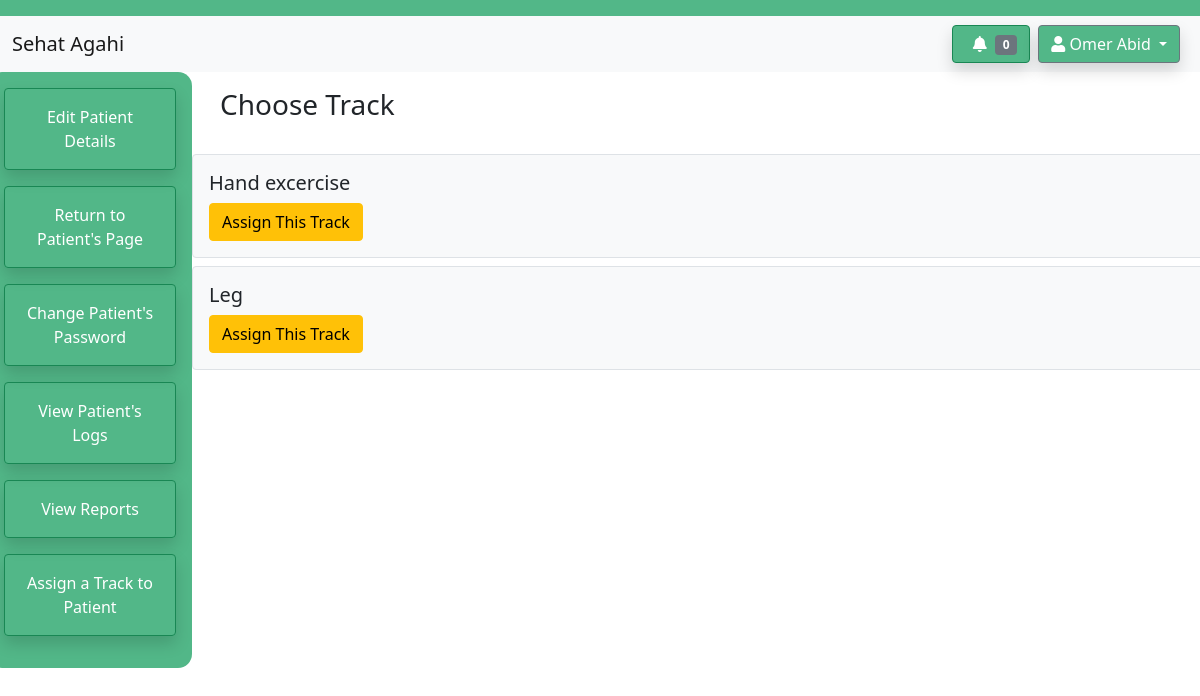
Page /sehatagahiapp/patient/2/choose-track (signed in) on the earlier database version.
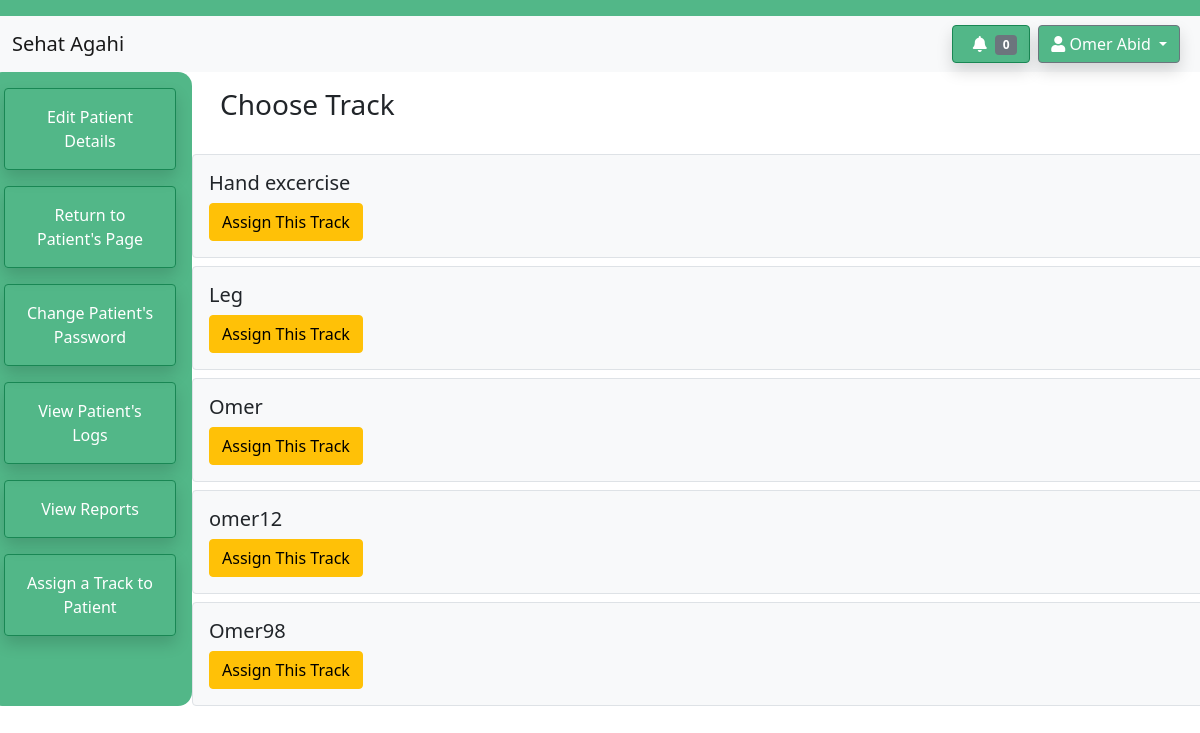
Same page on the later database version.
### sehatagahiapp/models.py (models this page shows)
class Track(models.Model):
    user_ID = models.ForeignKey(Therapist, on_delete=models.SET_NULL, null=True, related_name="Track")
    Name = models.CharField(max_length=64)
    Items = models.ManyToManyField(Item)

### sehatagahiapp/views.py (the view)
# urls.py: path("patient/<int:patient_pk>/choose-track", views.getTracksToAssign, name="choose-track"),
@login_required
def getTracksToAssign(request, patient_pk):
    therapist = request.user.getTherapist()
    patient = get_object_or_404(Patient, pk=patient_pk)
    all_tracks = Track.objects.all()
    context = {
        'heading': "Choose Track",
        'name': therapist.Name,
        'sidebarOptions': therapistPatientOptions,
        'tracks' : all_tracks,
        'patient' : patient,
        'nUnread': therapist.getNumberOfUnreadLogs()
    }
    return render(request, 'sehatagahiapp/therapist-choose-track.html', context)

### sehatagahiapp/models.py (called while the page is built)
    def  getTherapist(self):
        if  self.is_therapist:
            allTherapists = Therapist.objects.all()
            for therapist in allTherapists:
                if therapist.user == self:
                    return therapist
            return None
        return None

    def getMyPatients(self):
        allPatients = Patient.objects.all()
        myPatients = []
        for patient in allPatients:
            if patient.Therapist == self:
                myPatients.append(patient)
        return myPatients

    def getNumberOfUnreadLogs(self):
        patientList = self.getMyPatients()
        logs = PatientLog.objects.filter(user_ID__in=patientList,isRead = False)
        nUnreadLogs = logs.count()
        return nUnreadLogs

### sehatagahiapp/templates/sehatagahiapp/therapist-choose-track.html
{% extends 'sehatagahiapp/dashboard-outline.html' %}
{% block notification %}
    <a href="{% url 'view-unread-logs' %}"><button type="button" class="btn btn-success shadow" style="background-color: #52b788;">
        <i class="fas fa-bell px-2"></i><span class="badge bg-secondary">{{ nUnread }}</span>
    </button></a>
{% endblock %}
{% block sidebar %}
              {% for link, option in sidebarOptions.items %}
              <button class="btn btn-outline-success shadow p-3 mb-3" type="button"><a href="{% url link patient.pk %}" class="text-white text-decoration-none">{{option}}</a></button>
              {% endfor %}
{% endblock %}
{% block content %}
{% for track in tracks %}
<div class="row pull-right">
<div class="border rounded p-3 mt-2 bg-light">
    <h5>{{ track.Name }}</h5>
    <a class="btn btn-warning" href="{% url 'assign-track' patient.pk track.pk %}">Assign This Track</a>
</div>
</div>
{% endfor %}
{% endblock %}

Differences in the rows shown:
added Track: Name "Omer"
added Track: Name "omer12"
added Track: Name "Omer98"
